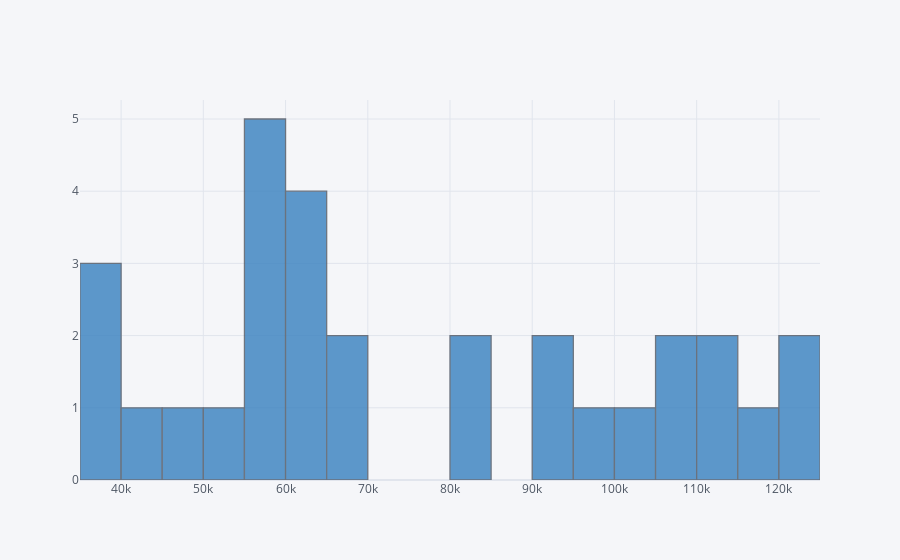

The code cell stored with this chart in its notebook:
### Code cell
df_salary['Salary'].iplot(kind='hist',bins=30,color='blue')

### Figure 1 — Plotly figure (JSON) as saved in the notebook; plotly's stock layout.template omitted (floating-point values rounded to 4 significant figures)
{"data": [{"histfunc": "count", "histnorm": "", "marker": {"color": "rgba(55, 128, 191, 1.0)", "line": {"color": "#4D5663", "width": 1.3}}, "name": "Salary", "nbinsx": 30, "opacity": 0.8, "orientation": "v", "type": "histogram", "x": [39343, 46205, 37731, 43525, 39891, 56642, 60150, 54445, 64445, 57189, 63218, 55794, 56957, 57081, 61111, 67938, 66029, 83088, 81363, 93940, 91738, 98273, 101302, 113812, 109431, 105582, 116969, 112635, 122391, 121872]}], "layout": {"barmode": "overlay", "legend": {"bgcolor": "#F5F6F9", "font": {"color": "#4D5663"}}, "paper_bgcolor": "#F5F6F9", "plot_bgcolor": "#F5F6F9", "title": {"font": {"color": "#4D5663"}}, "xaxis": {"gridcolor": "#E1E5ED", "showgrid": true, "tickfont": {"color": "#4D5663"}, "title": {"font": {"color": "#4D5663"}, "text": ""}, "zerolinecolor": "#E1E5ED"}, "yaxis": {"gridcolor": "#E1E5ED", "showgrid": true, "tickfont": {"color": "#4D5663"}, "title": {"font": {"color": "#4D5663"}, "text": ""}, "zerolinecolor": "#E1E5ED"}}}
